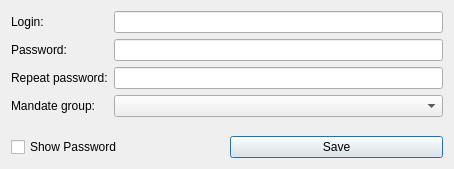
<?xml version="1.0" encoding="UTF-8"?>
<ui version="4.0">
 <class>CCreateUser</class>
 <widget class="QDialog" name="CCreateUser">
  <property name="windowModality">
   <enum>Qt::WindowModality::WindowModal</enum>
  </property>
  <property name="geometry">
   <rect>
    <x>0</x>
    <y>0</y>
    <width>454</width>
    <height>169</height>
   </rect>
  </property>
  <property name="maximumSize">
   <size>
    <width>454</width>
    <height>169</height>
   </size>
  </property>
  <property name="windowTitle">
   <string>User creation</string>
  </property>
  <layout class="QGridLayout" name="gridLayout">
   <item row="0" column="0" colspan="2">
    <layout class="QFormLayout" name="formLayout">
     <item row="0" column="0">
      <widget class="QLabel" name="Login_Label">
       <property name="text">
        <string>Login:</string>
       </property>
      </widget>
     </item>
     <item row="1" column="0">
      <widget class="QLabel" name="Password_Label">
       <property name="text">
        <string>Password:</string>
       </property>
      </widget>
     </item>
     <item row="2" column="0">
      <widget class="QLabel" name="RepeatPassword_Label">
       <property name="text">
        <string>Repeat password:</string>
       </property>
      </widget>
     </item>
     <item row="0" column="1">
      <widget class="QLineEdit" name="Login_Edit"/>
     </item>
     <item row="3" column="0">
      <widget class="QLabel" name="Rights_Label">
       <property name="text">
        <string>Mandate group:</string>
       </property>
      </widget>
     </item>
     <item row="3" column="1">
      <widget class="QComboBox" name="Rights_ComboBox"/>
     </item>
     <item row="1" column="1">
      <widget class="QLineEdit" name="Password_Edit">
       <property name="echoMode">
        <enum>QLineEdit::EchoMode::Password</enum>
       </property>
      </widget>
     </item>
     <item row="2" column="1">
      <widget class="QLineEdit" name="RepeatPassword_Edit">
       <property name="echoMode">
        <enum>QLineEdit::EchoMode::Password</enum>
       </property>
      </widget>
     </item>
    </layout>
   </item>
   <item row="1" column="0">
    <widget class="QCheckBox" name="ShowPassword_CheckBox">
     <property name="text">
      <string>Show Password</string>
     </property>
    </widget>
   </item>
   <item row="1" column="1">
    <widget class="QPushButton" name="Confirm_Button">
     <property name="text">
      <string>Save</string>
     </property>
    </widget>
   </item>
  </layout>
 </widget>
 <resources/>
 <connections/>
</ui>
